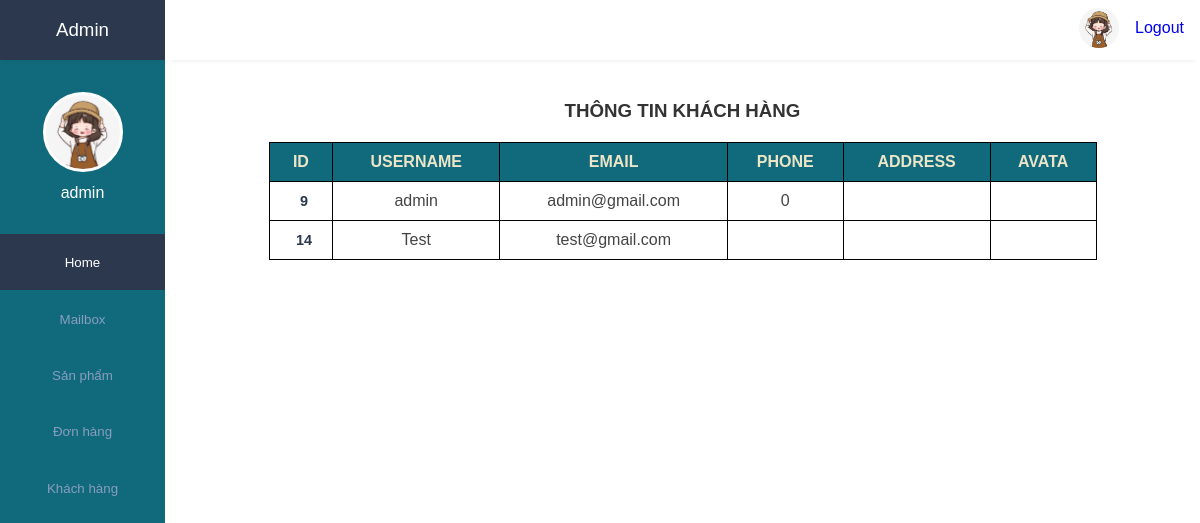
/admin/index.php?act=qltaikhoan (signed in), run on an earlier commit of the app's database.
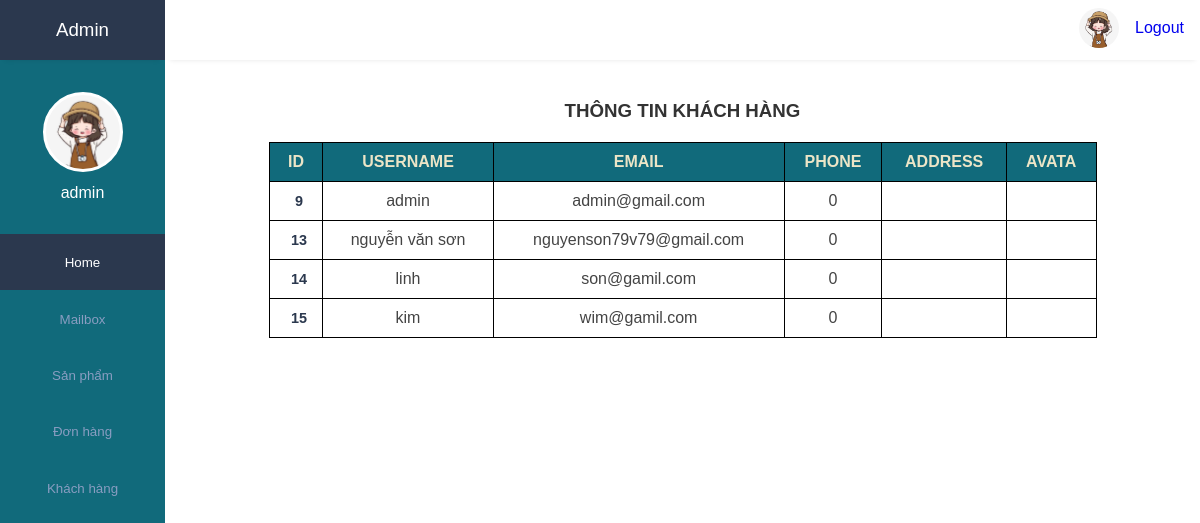
And on a later commit of the database.
### tables this page shows
CREATE TABLE `users` (
  `id` int(20) NOT NULL,
  `username` varchar(100) NOT NULL,
  `email` varchar(100) NOT NULL,
  `phone` int(10) NOT NULL,
  `address` varchar(50) NOT NULL,
  `password` varchar(100) NOT NULL,
  `user_type` varchar(20) NOT NULL DEFAULT 'user',
  `image` varchar(100) NOT NULL
);

### admin/view/qltaikhoan.php (the view, shortened to what this page needs)
<body>
    <div class="qltk1">
    <main class="qltk">
        <h3 align="center" >THÔNG TIN KHÁCH HÀNG</h3>
        <table align="center" cellpadding=0 cellspacing=0>
            <tr>
                <th>ID</th>
                <th>USERNAME</th>
                <th>EMAIL</th>
                <th>PHONE</th>
                <th>ADDRESS</th>
                <th>AVATA</th>
            </tr>
            <?php
                $conn = mysqli_connect("localhost","root","","dbtrangsuc");
                $sql = "SELECT * FROM users";
                $result=mysqli_query($conn,$sql);
                while($row=mysqli_fetch_assoc($result)){
                    $id = $row['id'];
                    $username = $row['username'];
                    $email = $row['email'];
                    $img = $row['image'];
                    $address = $row['address'];
                    $phone = $row['phone'];
            ?>
            <tr>
                <td><?php echo $id ?></td>
                <td><?php echo $username ?></td>
                <td><?php echo $email ?></td>
                <td><?php echo $phone?></td>
                <td><?php echo $address?></td>
                <td><?php echo $img ?></td>
            </tr>
            <?php } ?>
        </table>
    </main>
    </div>
</body>

What changed in the data, as far as the page shows it:
added users: id "13", username "nguyễn văn sơn", email "nguyenson79v79@gmail.com", phone "0"
changed users id 14: username "Test" → "linh"; email "test@gmail.com" → "son@gamil.com"; phone (not shown) → "0"
added users: id "15", username "kim", email "wim@gamil.com", phone "0"
